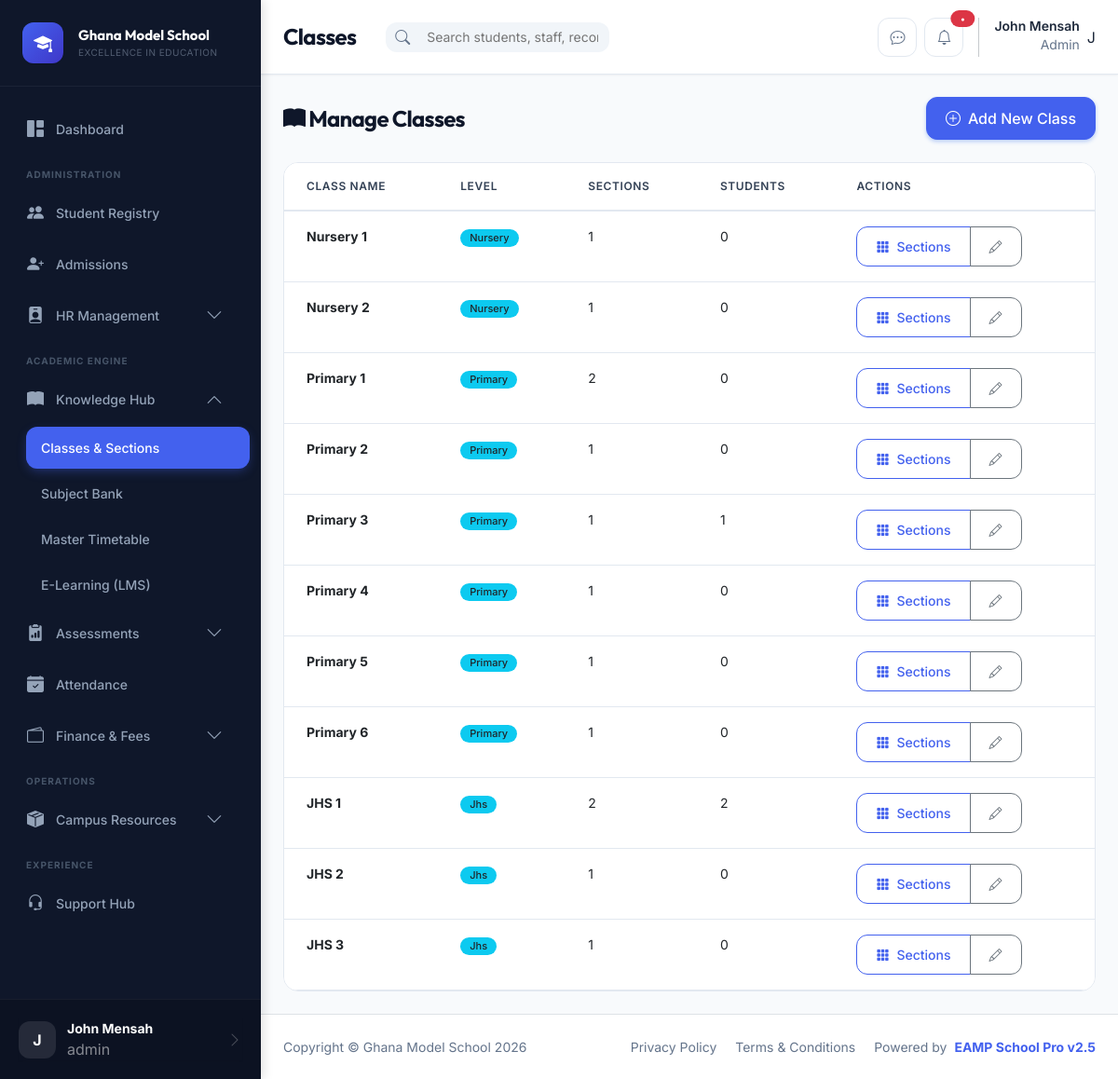
The page /academics/classes (signed in) on the database its author committed.
### tables this page shows
CREATE TABLE classes (
    id INT PRIMARY KEY AUTO_INCREMENT,
    name VARCHAR(20) NOT NULL,
    level ENUM('nursery','primary','jhs') NOT NULL,
    capacity INT DEFAULT 40,
    created_at TIMESTAMP DEFAULT CURRENT_TIMESTAMP,
    INDEX idx_level (level)
);

### modules/academics/AcademicsController.php (called while the page is built, shortened)
<?php
class AcademicsController extends Controller {
    public function classes() {
        $model = $this->model('academics');
        $classes = $model->getClasses();
        $data = [
            'pageTitle' => 'Classes',
            'classes' => $classes
        ];
        $this->view('academics/classes', $data);
    }
}

### core/Router.php (called while the page is built, shortened)
<?php
class Router {
    public function route($url) {
        $url = $this->parseUrl($url);
        $module = isset($url[0]) ? $url[0] : 'dashboard';
        $action = isset($url[1]) ? $url[1] : 'index';
        $params = array_slice($url, 2);
        $this->loadController($module, $action, $params);
    }
    private function loadController($module, $action, $params = []) {
        $controller = new $controllerClass();
        call_user_func_array([$controller, $action], $params);
    }
    private function parseUrl($url) {
        if (!empty($url)) {
            $url = filter_var($url, FILTER_SANITIZE_URL);
            $url = rtrim($url, '/');
            $url = explode('/', $url);
            return $url;
        }
        return [];
    }
}

### index.php (called while the page is built, shortened)
<?php
require_once CONFIG_PATH . '/database.php';
require_once CORE_PATH . '/Router.php';
require_once CORE_PATH . '/Controller.php';
require_once CORE_PATH . '/Model.php';
require_once CORE_PATH . '/Security.php';
$router = new Router();
$url = isset($_GET['url']) ? $_GET['url'] : '';
$router->route($url);

### config/database.php (called while the page is built, shortened)
<?php
function getDbConnection() {
    static $pdo = null;
    if ($pdo === null) {
        try {
            $dsn = "mysql:host=" . DB_HOST . ";dbname=" . DB_NAME . ";charset=" . DB_CHARSET;
            $options = [
                PDO::ATTR_ERRMODE => PDO::ERRMODE_EXCEPTION,
                PDO::ATTR_DEFAULT_FETCH_MODE => PDO::FETCH_ASSOC,
                PDO::ATTR_EMULATE_PREPARES => false,
            ];
            $pdo = new PDO($dsn, DB_USER, DB_PASS, $options);
        } catch (PDOException $e) {
            error_log("Database Connection Error: " . $e->getMessage());
            die("Database connection failed. Please contact the administrator.");
        }
    }
    return $pdo;
}

### core/Model.php (called while the page is built, shortened)
<?php
class Model {
    protected $db;
    public function __construct() {
        $this->db = getDbConnection();
    }
    protected function select($sql, $params = []) {
        try {
            $stmt = $this->db->prepare($sql);
            $stmt->execute($params);
            return $stmt->fetchAll();
        } catch (PDOException $e) {
            error_log("Database Select Error: " . $e->getMessage());
            return [];
        }
    }
}

### modules/academics/AcademicsModel.php (called while the page is built, shortened)
<?php
class AcademicsModel extends Model {
    public function getClasses() {
        return $this->select("SELECT * FROM classes ORDER BY level, name");
    }
}

### core/Security.php (called while the page is built, shortened)
<?php
class Security {
    public static function clean($data) {
        return htmlspecialchars((string)$data, ENT_QUOTES, 'UTF-8');
    }
}

### templates/academics/classes.php (the view, shortened to what this page needs)
<div class="row mb-4">
    <div class="col-md-12 d-flex justify-content-between align-items-center">
        <h2 class="page-title"><i class="bi bi-book-fill"></i> Manage Classes</h2>
        <button class="btn btn-primary" data-bs-toggle="modal" data-bs-target="#addClassModal">
            <i class="bi bi-plus-circle"></i> Add New Class
        </button>
    </div>
</div>
<div class="table-card">
    <div class="table-responsive">
        <table class="table table-hover">
            <thead>
                <tr>
                    <th>Class Name</th>
                    <th>Level</th>
                    <th>Sections</th>
                    <th>Students</th>
                    <th>Actions</th>
                </tr>
            </thead>
            <tbody>
                <?php foreach ($classes as $class): ?>
                    <tr>
                        <td><strong><?php echo Security::clean($class['name']); ?></strong></td>
                        <td><span class="badge bg-info text-dark"><?php echo ucfirst($class['level']); ?></span></td>
                        <td>
                            <?php
                            $db = getDbConnection();
                            $sections = $db->prepare("SELECT COUNT(*) FROM sections WHERE class_id = ?");
                            $sections->execute([$class['id']]);
                            echo $sections->fetchColumn();
                            ?>
                        </td>
                        <td>
                            <?php
                            $students = $db->prepare("SELECT COUNT(*) FROM students s JOIN sections sec ON s.section_id = sec.id WHERE sec.class_id = ? AND s.status = 'active'");
                            $students->execute([$class['id']]);
                            echo $students->fetchColumn();
                            ?>
                        </td>
                        <td>
                            <div class="btn-group btn-group-sm">
                                <a href="<?php echo BASE_URL; ?>academics/sections/<?php echo $class['id']; ?>" class="btn btn-outline-primary" title="Manage Sections">
                                    <i class="bi bi-grid-3x3-gap-fill"></i> Sections
                                </a>
                                <button class="btn btn-outline-secondary" onclick="editClass(<?php echo htmlspecialchars(json_encode($class)); ?>)" title="Edit">
                                    <i class="bi bi-pencil"></i>
                                </button>
                            </div>
                        </td>
                    </tr>
                <?php endforeach; ?>
            </tbody>
        </table>
    </div>
</div>

### assets/css/variables.css (style rules this page uses)
:root { --primary: #2563EB; --primary-hover: #1D4ED8; --primary-light: #3B82F6; --primary-soft: rgba(37, 99, 235, 0.1); --secondary: #64748B; --secondary-hover: #475569; --success: #16A34A; --success-soft: rgba(22, 163, 74, 0.1); --warning: #F59E0B; --warning-soft: rgba(245, 158, 11, 0.1); --danger: #DC2626; --danger-soft: rgba(220, 38, 38, 0.1); --info: #0EA5E9; --info-soft: rgba(14, 165, 233, 0.1); --dark: #1E293B; --dark-muted: #334155; --body-bg: #F8FAFC; --card-bg: #FFFFFF; --border-color: #E2E8F0; --border-hover: #CBD5E1; --text-primary: #0F172A; --text-secondary: #334155; --text-muted: #64748B; --text-light: #94A3B8; --sidebar-bg: #0F172A; --sidebar-text: #94A3B8; --sidebar-hover: rgba(255, 255, 255, 0.05); --sidebar-active: var(--primary); --space-xs: 4px; --space-sm: 8px; --space-md: 16px; --space-lg: 24px; --space-xl: 32px; --space-2xl: 48px; --radius-sm: 6px; --radius-md: 10px; --radius-lg: 14px; --radius-xl: 20px; --radius-2xl: 28px; --radius-full: 9999px; --shadow-xs: 0 1px 2px rgba(0, 0, 0, 0.05); --shadow-sm: 0 1px 3px rgba(0, 0, 0, 0.1), 0 1px 2px rgba(0, 0, 0, 0.06); --shadow-md: 0 4px 6px -1px rgba(0, 0, 0, 0.1), 0 2px 4px -1px rgba(0, 0, 0, 0.06); --shadow-lg: 0 10px 15px -3px rgba(0, 0, 0, 0.1), 0 4px 6px -2px rgba(0, 0, 0, 0.05); --shadow-xl: 0 20px 25px -5px rgba(0, 0, 0, 0.1), 0 10px 10px -5px rgba(0, 0, 0, 0.04); --transition-fast: 150ms ease; --transition-normal: 250ms ease; --transition-slow: 350ms ease; --font-sans: 'Inter', -apple-system, BlinkMacSystemFont, 'Segoe UI', Roboto, sans-serif; --font-display: 'Outfit', var(--font-sans); --font-mono: 'JetBrains Mono', 'Fira Code', monospace; --text-xs: 0.75rem; --text-sm: 0.875rem; --text-base: 1rem; --text-lg: 1.125rem; --text-xl: 1.25rem; --text-2xl: 1.5rem; --text-3xl: 1.875rem; --text-4xl: 2.25rem; --leading-tight: 1.25; --leading-normal: 1.5; --leading-relaxed: 1.75; --z-dropdown: 1000; --z-sticky: 1020; --z-fixed: 1030; --z-modal-backdrop: 1040; --z-modal: 1050; --z-popover: 1060; --z-tooltip: 1070; --z-toast: 1080; }

### assets/css/components.css (style rules this page uses)
.btn { font-weight: 500; padding: 10px 20px; border-radius: var(--radius-md); transition: all var(--transition-fast); display: inline-flex; align-items: center; justify-content: center; gap: 8px; }
.btn-primary { background: var(--primary); border-color: var(--primary); color: white; box-shadow: 0 2px 4px rgba(37, 99, 235, 0.3); }
.btn-outline-primary { color: var(--primary); border: 1px solid var(--primary); background: transparent; }
.badge { font-weight: 500; padding: 4px 10px; font-size: var(--text-xs); border-radius: var(--radius-full); }

### assets/css/tables.css (style rules this page uses)
.table-responsive { border-radius: var(--radius-lg); border: 1px solid var(--border-color); background: var(--card-bg); overflow: hidden; }
.table { margin-bottom: 0; font-size: var(--text-sm); }
.table> :not(caption)>*>* { padding: var(--space-md) var(--space-lg); border-color: var(--border-color); }
.table thead { background: var(--body-bg); }
.table thead th { font-weight: 600; color: var(--text-secondary); text-transform: uppercase; font-size: var(--text-xs); letter-spacing: 0.05em; border-bottom: 2px solid var(--border-color); white-space: nowrap; }
.table tbody tr { transition: background var(--transition-fast); }
.table .badge { font-size: 11px; }

### templates/layout.php (style rules this page uses)
:root { --primary: #4361ee; --primary-light: #4895ef; --primary-soft: rgba(67, 97, 238, 0.1); --secondary: #3f37c9; --accent: #4cc9f0; --success: #4cc9f0; --info: #4895ef; --warning: #f72585; --danger: #ef233c; --sidebar-width: 280px; --sidebar-bg: #0f172a; --sidebar-text: #94a3b8; --sidebar-hover-bg: rgba(255, 255, 255, 0.05); --body-bg: #f8fafc; --topbar-height: 80px; --radius-xl: 24px; --radius-lg: 16px; --radius-md: 12px; --transition: all 0.3s cubic-bezier(0.4, 0, 0.2, 1); --shadow-sm: 0 1px 2px 0 rgb(0 0 0 / 0.05); --shadow: 0 4px 6px -1px rgb(0 0 0 / 0.1), 0 2px 4px -2px rgb(0 0 0 / 0.1); --shadow-lg: 0 10px 15px -3px rgb(0 0 0 / 0.1), 0 4px 6px -4px rgb(0 0 0 / 0.1); --glass: rgba(255, 255, 255, 0.85); --glass-border: rgba(255, 255, 255, 0.5); }
body { font-family: 'Inter', sans-serif; background-color: var(--body-bg); color: #1e293b; overflow-x: hidden; -webkit-font-smoothing: antialiased; }
h1, h2, h3, h4, h5, h6, .page-title, .school-info h4 { font-family: 'Outfit', sans-serif; }
.page-title { font-size: 24px; font-weight: 700; color: #0f172a; margin: 0; letter-spacing: -0.03em; }

### rows shown on the page
classes: name "Nursery 1", level "Nursery", fetchColumn "1", fetchColumn "0"
classes: name "Nursery 2", level "Nursery", fetchColumn "1", fetchColumn "0"
classes: name "Primary 1", level "Primary", fetchColumn "2", fetchColumn "0"
classes: name "Primary 2", level "Primary", fetchColumn "1", fetchColumn "0"
classes: name "Primary 3", level "Primary", fetchColumn "1"
classes: name "Primary 4", level "Primary", fetchColumn "1", fetchColumn "0"
classes: name "Primary 5", level "Primary", fetchColumn "1", fetchColumn "0"
classes: name "Primary 6", level "Primary", fetchColumn "1", fetchColumn "0"
classes: name "JHS 1", level "Jhs", fetchColumn "2"
classes: name "JHS 2", level "Jhs", fetchColumn "1", fetchColumn "0"
classes: name "JHS 3", level "Jhs", fetchColumn "1", fetchColumn "0"

### other values the page prints
setting('school_name', SCHOOL_NAME) "Ghana Model School"
setting('school_motto', SCHOOL_MOTTO) "EXCELLENCE IN EDUCATION"
substr(Auth::getFullName(), 0, 1) "J"
Auth::getFullName() "John Mensah"
Auth::getRole() "admin"
$pageTitle "Classes"
Auth::getRole() "Admin"
SCHOOL_NAME "Ghana Model School"
